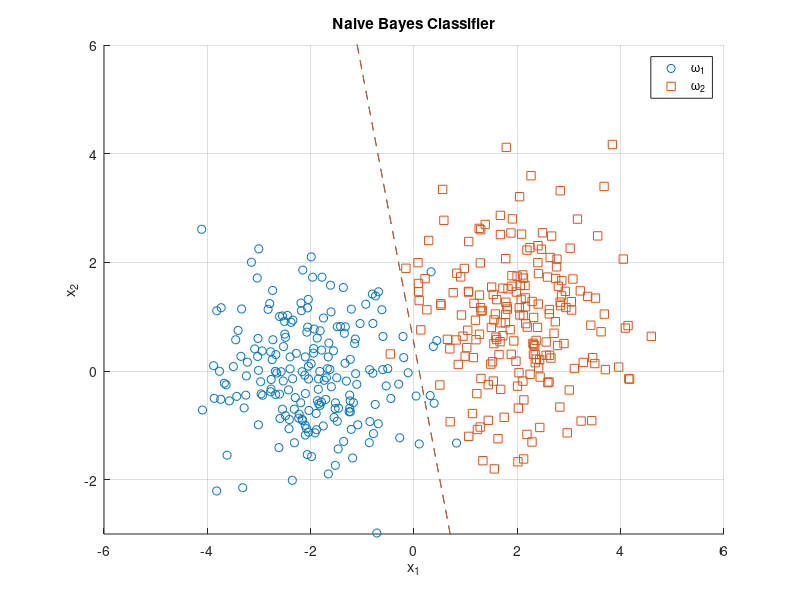
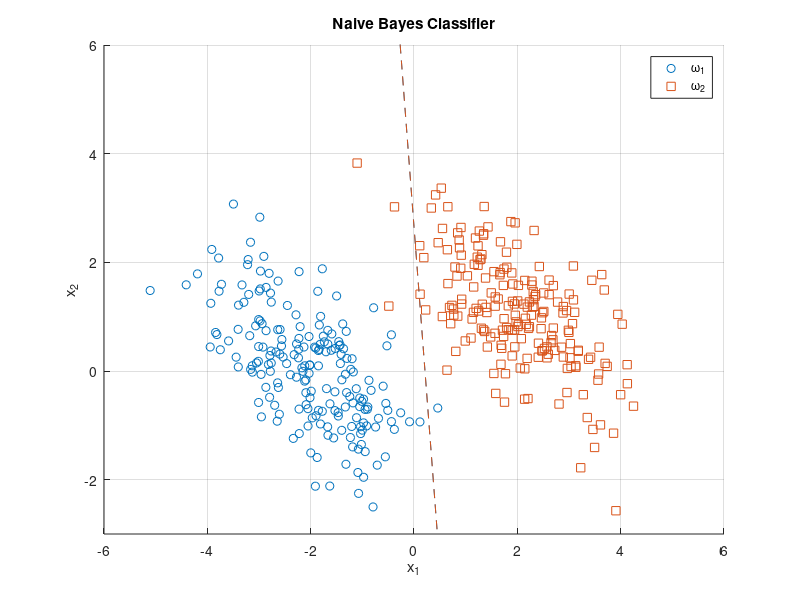
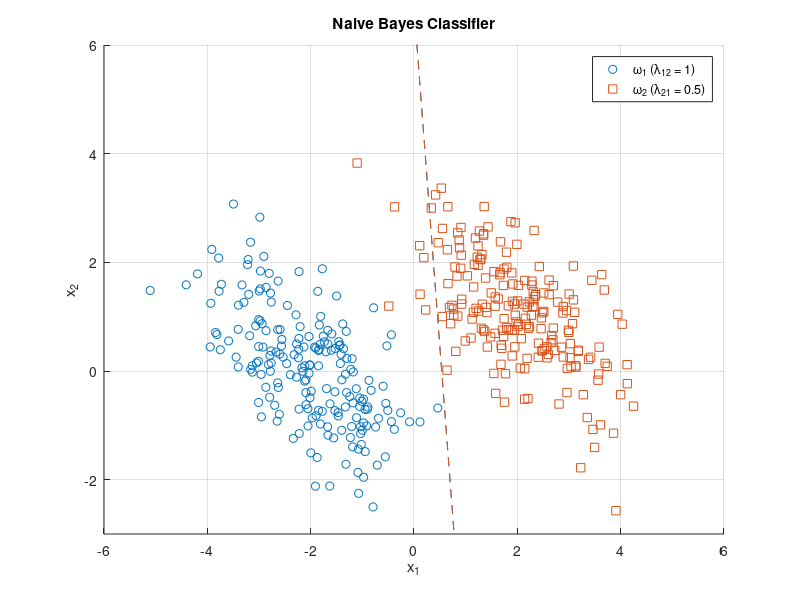

These charts were generated, in order, by the following MATLAB code:
%                         Μηχανική Μάθηση
%                   1η Σειρά Ασκήσεων 2023-2024
%                  Άσκηση 1.3: Bayes Classifier
% -------------------------------------------------------------------------
%                   Χαρίλαος Κουκουλάρης el18137
%                           8/12/2023

mi1 = [-2; 0];
mi2 = [2; 1];

x = -2:0.2:2;
x = [x ; x];

% x0 = (μ1 + μ2) / 2
x0 = (mi1 + mi2) / 2;

%% α) ----------------------------------------------------------------------

Sigma1 = eye(2);

% θ = Σ^-1(μ1 - μ2)
theta1 = Sigma1^-1 * (mi1 - mi2);
g1 = theta1' * (x - x0);

%% β) ----------------------------------------------------------------------

Sigma2 = [1 -0.6; -0.6 1];

% θ = Σ^-1(μ1 - μ2)
theta2 = Sigma2^-1 * (mi1 - mi2);

% g(x) = θ^Τ (x - x0)
g2 = theta2' * (x - x0);

%% γ) ----------------------------------------------------------------------

% λ12 = 1, λ21 = 0.5
lambda12 = 1;
lambda21 = 0.5;

% x0 = 1/2 (μ1 + μ2) - ln(P(ω1) / P(ω2)) (μ1 - μ2) / ((μ1 - μ2)^Τ Σ^-1 (μ1 - μ2))
x3 = x0 - log(lambda12 / lambda21) * (mi1 - mi2) / sqrt((mi1 - mi2)' * Sigma2^-1 * (mi1 - mi2));

% g(x) = θ^Τ (x - x0)
g3 = theta2' * (x - x3);

%% δ) ----------------------------------------------------------------------

rng('default')

% Σημεία κατανομών ερωτήματος α
R1 = mvnrnd(mi1,Sigma1,200);
R2 = mvnrnd(mi2,Sigma1,200);

% Απεικόνιση σημείων κατανομών και επιφάνειας απόφασης ερωτήματος α
figure
hold
scatter(R1(:,1),R1(:,2))
scatter(R2(:,1),R2(:,2),'square')
plot(x,g1,'--')
grid
title('Naive Bayes Classifier')
legend('\omega_1','\omega_2')
xlabel('x_1')
ylabel('x_2')
ylim([-3 6])

% Σημεία κατανομών ερωτήματος β και γ
R1 = mvnrnd(mi1,Sigma2,200);
R2 = mvnrnd(mi2,Sigma2,200);

% Απεικόνιση σημείων κατανομών και επιφάνειας απόφασης ερωτήματος β
figure
hold
scatter(R1(:,1),R1(:,2))
scatter(R2(:,1),R2(:,2),'square')
plot(x,g2,'--')
grid
title('Naive Bayes Classifier')
legend('\omega_1','\omega_2')
xlabel('x_1')
ylabel('x_2')
ylim([-3 6])


% Απεικόνιση σημείων κατανομών και επιφάνειας απόφασης ερωτήματος γ
figure
hold
scatter(R1(:,1),R1(:,2))
scatter(R2(:,1),R2(:,2),'square')
plot(x,g3,'--')
grid
title('Naive Bayes Classifier')
legend('\omega_1 (\lambda_{12} = 1)','\omega_2 (\lambda_{21} = 0.5)')
xlabel('x_1')
ylabel('x_2')
ylim([-3 6])